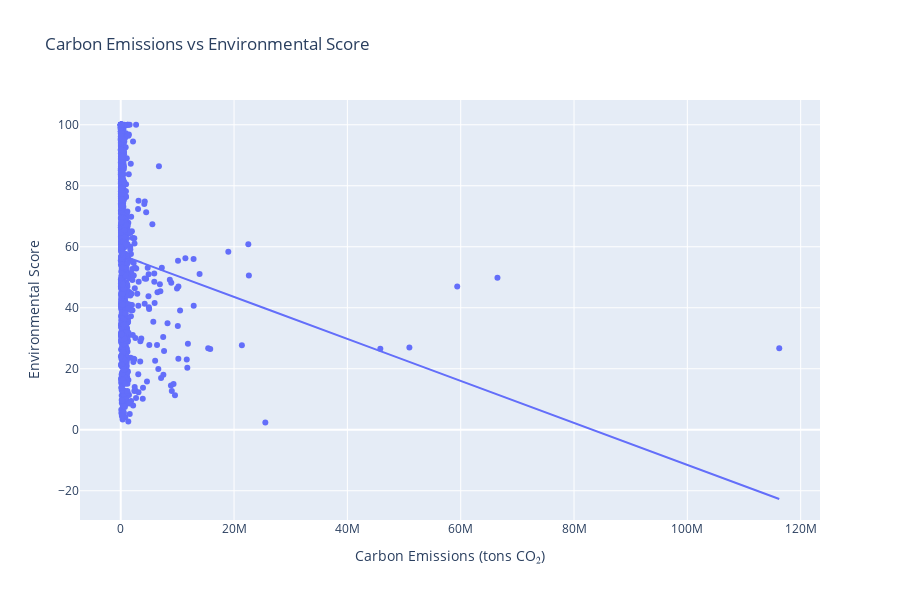

The code cell stored with this chart in its notebook:
### Markdown cell above
## 4.2 ESG Environmental and Carbon Relationship

### Code cell
fig6 = px.scatter(df.sample(min(1000, len(df))), 
                 x='CarbonEmissions', 
                 y='ESG_Environmental',
                 title='Carbon Emissions vs Environmental Score',
                 trendline='ols',
                 labels={'CarbonEmissions': 'Carbon Emissions (tons CO₂)',
                        'ESG_Environmental': 'Environmental Score'},
                 hover_data=['Region', 'ESG_Overall'])
fig6.update_layout(height=600)
fig6.show()

### Figure 1 — Plotly figure (JSON) as saved in the notebook; plotly's stock layout.template omitted (floating-point values rounded to 4 significant figures; data arrays with more than 128 entries replaced by an {"elided": "..."} marker saying what was removed)
{"data": [{"customdata": {"elided": "1000x2 mixed values"}, "hovertemplate": "Carbon Emissions (tons CO₂)=%{x}<br>Environmental Score=%{y}<br>Region=%{customdata[0]}<br>ESG_Overall=%{customdata[1]}<extra></extra>", "legendgroup": "", "marker": {"color": "#636efa", "symbol": "circle"}, "mode": "markers", "name": "", "orientation": "v", "showlegend": false, "type": "scatter", "x": {"elided": "1000 float values"}, "xaxis": "x", "y": {"elided": "1000 float values"}, "yaxis": "y"}, {"hovertemplate": "<b>OLS trendline</b><br>ESG_Environmental = -6.88478e-07 * CarbonEmissions + 57.3208<br>R<sup>2</sup>=0.020048<br><br>Carbon Emissions (tons CO₂)=%{x}<br>Environmental Score=%{y} <b>(trend)</b><extra></extra>", "legendgroup": "", "marker": {"color": "#636efa", "symbol": "circle"}, "mode": "lines", "name": "", "showlegend": false, "type": "scatter", "x": {"elided": "1000 float values"}, "xaxis": "x", "y": {"elided": "1000 float values"}, "yaxis": "y"}], "layout": {"height": 600, "legend": {"tracegroupgap": 0}, "title": {"text": "Carbon Emissions vs Environmental Score"}, "xaxis": {"anchor": "y", "domain": [0, 1], "title": {"text": "Carbon Emissions (tons CO₂)"}}, "yaxis": {"anchor": "x", "domain": [0, 1], "title": {"text": "Environmental Score"}}}}
